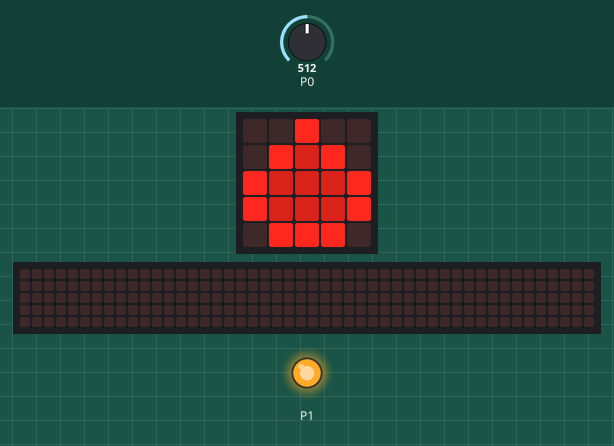
Simulated run of this program. Board: BBC micro:bit running MicroPython. Shown: the board's 5×5 LED display, a strip that is not on the board, showing the scrolling text unrolled, output pins drawn as LEDs (lit = HIGH). The test bench sets the inputs (shaded band); at power-on: P0 = 512 (analog values on the 0–1023 scale). The 48×5 strip is a reading aid, not a part: it shows the text the display is scrolling, unrolled, one strip-width of it at a time.

Above: at 0.1 s.
At 20.9 s:
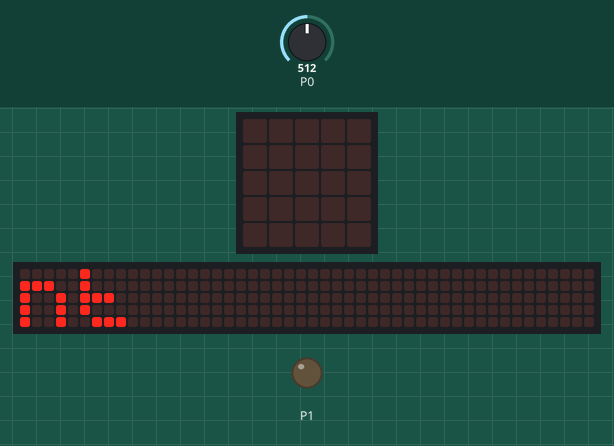
At 22.72 s:
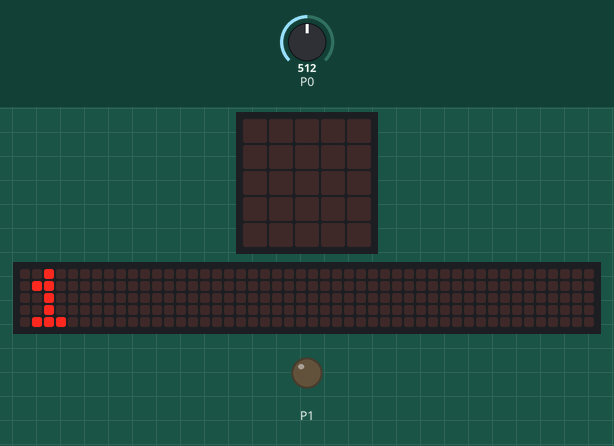
At 24.9 s:
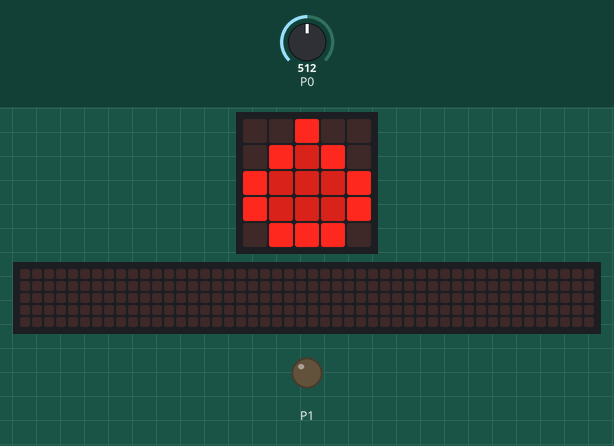
Timing chart, 0 to 26.4 s (numbered marks = the images above):
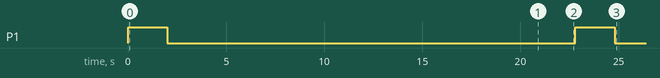

Measured:
- by itself, P1: alternates HIGH for 2.0 s and LOW for 20.8 s
- what the display in image 1 shows lasts 0.6 s, from 20.9 s to 21.5 s

The program:

AutoPlantWaterer.py
```python
from microbit import *
drop = Image("00900:"
             "09590:"
             "95559:"
             "95559:"
             "09990")
dispenseCount = 0
while True:
    reading = pin0.read_analog()
    if (reading < 800):
        display.show(drop)
        pin1.write_digital(1)
        sleep(2000)
        pin1.write_digital(0)
        sleep(10000)
        dispenseCount += 1
    display.scroll("Water count ")
    display.scroll(str(dispenseCount))
```
